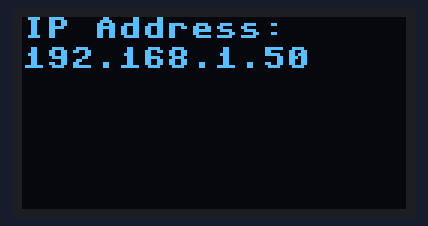
Recording of a program running on a simulated Raspberry Pi Pico running MicroPython. On the bench: 128×64 one-colour display. WiFi joins after 1.5 s; what the program prints to the serial console is not drawn. At 2.1 s the program stops and its outputs stay as they are.

Above: at 2.1 s.

The program:

Ex5_Sadon.py
```python
import network
from time import sleep
import machine
from machine import Pin
import ssd1306

ssid = 'KME661Group5'
password = '735Q4FhHM6daMWz'

def connect():
    oled_dcl = machine.I2C(1, scl=machine.Pin("GP15"), sda=machine.Pin("GP14"))
    oled = ssd1306.SSD1306_I2C(128, 64, oled_dcl)

    wlan = network.WLAN(network.STA_IF)
    wlan.active(True)
    wlan.connect(ssid, password)
    while wlan.isconnected() == False:
        print('Waiting for connection...')
        sleep(1)
    ip = wlan.ifconfig()[0]
    print(f'Connected on {ip}')
    oled.fill(0)
    oled.text("IP Address:", 0, 0)
    oled.text(ip, 0, 10)
    oled.show()
    return ip


try:
    ip = connect()
except KeyboardInterrupt:
    machine.reset()
```
